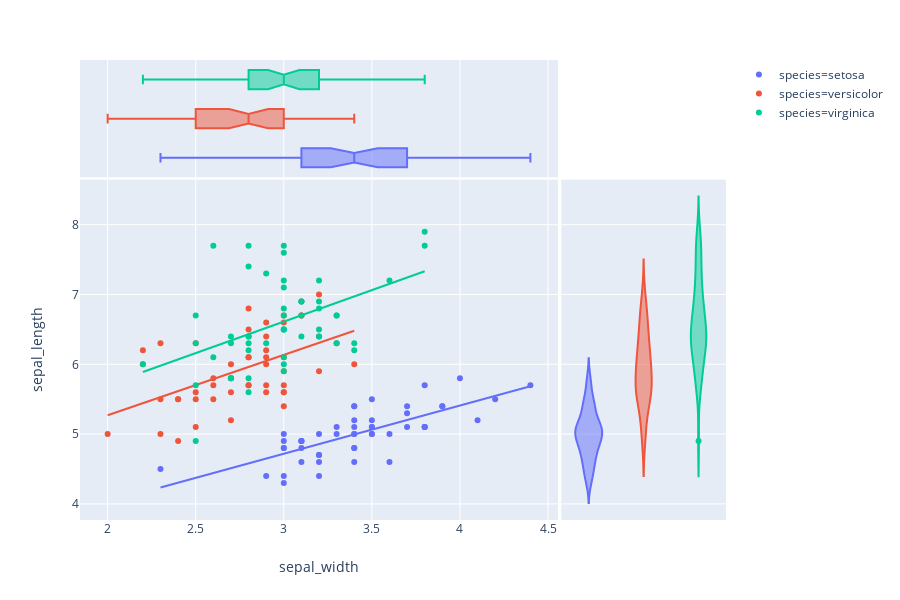

Notebook code for this chart:
### Code cell
px.scatter(iris, x="sepal_width", y="sepal_length", color="species", marginal_y="violin",
           marginal_x="box", trendline="ols")

### Figure 1 — Plotly figure (JSON) as saved in the notebook; plotly's stock layout.template omitted (floating-point values rounded to 4 significant figures)
{"data": [{"hoverlabel": {"namelength": 0}, "hovertemplate": "species=setosa<br>sepal_width=%{x}<br>sepal_length=%{y}", "legendgroup": "species=setosa", "marker": {"color": "#636efa", "symbol": "circle"}, "mode": "markers", "name": "species=setosa", "showlegend": true, "type": "scatter", "uid": "d6a77e46-9533-4464-a12c-a3ba5193a56b", "x": [3.5, 3, 3.2, 3.1, 3.6, 3.9, 3.4, 3.4, 2.9, 3.1, 3.7, 3.4, 3, 3, 4, 4.4, 3.9, 3.5, 3.8, 3.8, 3.4, 3.7, 3.6, 3.3, 3.4, 3, 3.4, 3.5, 3.4, 3.2, 3.1, 3.4, 4.1, 4.2, 3.1, 3.2, 3.5, 3.1, 3, 3.4, 3.5, 2.3, 3.2, 3.5, 3.8, 3, 3.8, 3.2, 3.7, 3.3], "xaxis": "x", "y": [5.1, 4.9, 4.7, 4.6, 5, 5.4, 4.6, 5, 4.4, 4.9, 5.4, 4.8, 4.8, 4.3, 5.8, 5.7, 5.4, 5.1, 5.7, 5.1, 5.4, 5.1, 4.6, 5.1, 4.8, 5, 5, 5.2, 5.2, 4.7, 4.8, 5.4, 5.2, 5.5, 4.9, 5, 5.5, 4.9, 4.4, 5.1, 5, 4.5, 4.4, 5, 5.1, 4.8, 5.1, 4.6, 5.3, 5], "yaxis": "y"}, {"alignmentgroup": "True", "hoverlabel": {"namelength": 0}, "hovertemplate": "species=setosa<br>sepal_width=%{x}", "legendgroup": "species=setosa", "marker": {"color": "#636efa", "symbol": "circle"}, "name": "species=setosa", "notched": true, "offsetgroup": "species=setosa", "showlegend": false, "type": "box", "uid": "b9f361ab-3e5c-48d7-875f-147101dbf744", "x": [3.5, 3, 3.2, 3.1, 3.6, 3.9, 3.4, 3.4, 2.9, 3.1, 3.7, 3.4, 3, 3, 4, 4.4, 3.9, 3.5, 3.8, 3.8, 3.4, 3.7, 3.6, 3.3, 3.4, 3, 3.4, 3.5, 3.4, 3.2, 3.1, 3.4, 4.1, 4.2, 3.1, 3.2, 3.5, 3.1, 3, 3.4, 3.5, 2.3, 3.2, 3.5, 3.8, 3, 3.8, 3.2, 3.7, 3.3], "xaxis": "x", "yaxis": "y2"}, {"alignmentgroup": "True", "hoverlabel": {"namelength": 0}, "hovertemplate": "species=setosa<br>sepal_length=%{y}", "legendgroup": "species=setosa", "marker": {"color": "#636efa", "symbol": "circle"}, "name": "species=setosa", "offsetgroup": "species=setosa", "scalegroup": "y", "showlegend": false, "type": "violin", "uid": "1eb528b2-f292-4aea-a7f7-7b631cce6179", "xaxis": "x2", "y": [5.1, 4.9, 4.7, 4.6, 5, 5.4, 4.6, 5, 4.4, 4.9, 5.4, 4.8, 4.8, 4.3, 5.8, 5.7, 5.4, 5.1, 5.7, 5.1, 5.4, 5.1, 4.6, 5.1, 4.8, 5, 5, 5.2, 5.2, 4.7, 4.8, 5.4, 5.2, 5.5, 4.9, 5, 5.5, 4.9, 4.4, 5.1, 5, 4.5, 4.4, 5, 5.1, 4.8, 5.1, 4.6, 5.3, 5], "yaxis": "y"}, {"hoverlabel": {"namelength": 0}, "hovertemplate": "<b>OLS trendline</b><br>sepal_length = 0.690854 * sepal_width + 2.644660<br>R<sup>2</sup>=0.557681<br><br>species=setosa<br>sepal_width=%{x}<br>sepal_length=%{y} <b>(trend)</b>", "legendgroup": "species=setosa", "marker": {"color": "#636efa", "symbol": "circle"}, "mode": "lines", "name": "species=setosa", "showlegend": false, "type": "scatter", "uid": "66ae6a70-0e51-4375-af72-920291fdd453", "x": [2.3, 2.9, 3, 3, 3, 3, 3, 3, 3.1, 3.1, 3.1, 3.1, 3.1, 3.2, 3.2, 3.2, 3.2, 3.2, 3.3, 3.3, 3.4, 3.4, 3.4, 3.4, 3.4, 3.4, 3.4, 3.4, 3.4, 3.5, 3.5, 3.5, 3.5, 3.5, 3.5, 3.6, 3.6, 3.7, 3.7, 3.7, 3.8, 3.8, 3.8, 3.8, 3.9, 3.9, 4, 4.1, 4.2, 4.4], "xaxis": "x", "y": [4.234, 4.648, 4.717, 4.717, 4.717, 4.717, 4.717, 4.717, 4.786, 4.786, 4.786, 4.786, 4.786, 4.855, 4.855, 4.855, 4.855, 4.855, 4.924, 4.924, 4.994, 4.994, 4.994, 4.994, 4.994, 4.994, 4.994, 4.994, 4.994, 5.063, 5.063, 5.063, 5.063, 5.063, 5.063, 5.132, 5.132, 5.201, 5.201, 5.201, 5.27, 5.27, 5.27, 5.27, 5.339, 5.339, 5.408, 5.477, 5.546, 5.684], "yaxis": "y"}, {"hoverlabel": {"namelength": 0}, "hovertemplate": "species=versicolor<br>sepal_width=%{x}<br>sepal_length=%{y}", "legendgroup": "species=versicolor", "marker": {"color": "#EF553B", "symbol": "circle"}, "mode": "markers", "name": "species=versicolor", "showlegend": true, "type": "scatter", "uid": "a20fcc15-2a7c-47bc-a0f5-a18047fc3118", "x": [3.2, 3.2, 3.1, 2.3, 2.8, 2.8, 3.3, 2.4, 2.9, 2.7, 2, 3, 2.2, 2.9, 2.9, 3.1, 3, 2.7, 2.2, 2.5, 3.2, 2.8, 2.5, 2.8, 2.9, 3, 2.8, 3, 2.9, 2.6, 2.4, 2.4, 2.7, 2.7, 3, 3.4, 3.1, 2.3, 3, 2.5, 2.6, 3, 2.6, 2.3, 2.7, 3, 2.9, 2.9, 2.5, 2.8], "xaxis": "x", "y": [7, 6.4, 6.9, 5.5, 6.5, 5.7, 6.3, 4.9, 6.6, 5.2, 5, 5.9, 6, 6.1, 5.6, 6.7, 5.6, 5.8, 6.2, 5.6, 5.9, 6.1, 6.3, 6.1, 6.4, 6.6, 6.8, 6.7, 6, 5.7, 5.5, 5.5, 5.8, 6, 5.4, 6, 6.7, 6.3, 5.6, 5.5, 5.5, 6.1, 5.8, 5, 5.6, 5.7, 5.7, 6.2, 5.1, 5.7], "yaxis": "y"}, {"alignmentgroup": "True", "hoverlabel": {"namelength": 0}, "hovertemplate": "species=versicolor<br>sepal_width=%{x}", "legendgroup": "species=versicolor", "marker": {"color": "#EF553B", "symbol": "circle"}, "name": "species=versicolor", "notched": true, "offsetgroup": "species=versicolor", "showlegend": false, "type": "box", "uid": "296ab054-946a-4c29-ae55-8e2b44aed923", "x": [3.2, 3.2, 3.1, 2.3, 2.8, 2.8, 3.3, 2.4, 2.9, 2.7, 2, 3, 2.2, 2.9, 2.9, 3.1, 3, 2.7, 2.2, 2.5, 3.2, 2.8, 2.5, 2.8, 2.9, 3, 2.8, 3, 2.9, 2.6, 2.4, 2.4, 2.7, 2.7, 3, 3.4, 3.1, 2.3, 3, 2.5, 2.6, 3, 2.6, 2.3, 2.7, 3, 2.9, 2.9, 2.5, 2.8], "xaxis": "x", "yaxis": "y2"}, {"alignmentgroup": "True", "hoverlabel": {"namelength": 0}, "hovertemplate": "species=versicolor<br>sepal_length=%{y}", "legendgroup": "species=versicolor", "marker": {"color": "#EF553B", "symbol": "circle"}, "name": "species=versicolor", "offsetgroup": "species=versicolor", "scalegroup": "y", "showlegend": false, "type": "violin", "uid": "ebd13cab-3d62-4b5e-93f5-d19a8df297e1", "xaxis": "x2", "y": [7, 6.4, 6.9, 5.5, 6.5, 5.7, 6.3, 4.9, 6.6, 5.2, 5, 5.9, 6, 6.1, 5.6, 6.7, 5.6, 5.8, 6.2, 5.6, 5.9, 6.1, 6.3, 6.1, 6.4, 6.6, 6.8, 6.7, 6, 5.7, 5.5, 5.5, 5.8, 6, 5.4, 6, 6.7, 6.3, 5.6, 5.5, 5.5, 6.1, 5.8, 5, 5.6, 5.7, 5.7, 6.2, 5.1, 5.7], "yaxis": "y"}, {"hoverlabel": {"namelength": 0}, "hovertemplate": "<b>OLS trendline</b><br>sepal_length = 0.865078 * sepal_width + 3.539735<br>R<sup>2</sup>=0.276582<br><br>species=versicolor<br>sepal_width=%{x}<br>sepal_length=%{y} <b>(trend)</b>", "legendgroup": "species=versicolor", "marker": {"color": "#EF553B", "symbol": "circle"}, "mode": "lines", "name": "species=versicolor", "showlegend": false, "type": "scatter", "uid": "9de215d4-6d6f-450f-8dbf-6615d1f27d4e", "x": [2, 2.2, 2.2, 2.3, 2.3, 2.3, 2.4, 2.4, 2.4, 2.5, 2.5, 2.5, 2.5, 2.6, 2.6, 2.6, 2.7, 2.7, 2.7, 2.7, 2.7, 2.8, 2.8, 2.8, 2.8, 2.8, 2.8, 2.9, 2.9, 2.9, 2.9, 2.9, 2.9, 2.9, 3, 3, 3, 3, 3, 3, 3, 3, 3.1, 3.1, 3.1, 3.2, 3.2, 3.2, 3.3, 3.4], "xaxis": "x", "y": [5.27, 5.443, 5.443, 5.529, 5.529, 5.529, 5.616, 5.616, 5.616, 5.702, 5.702, 5.702, 5.702, 5.789, 5.789, 5.789, 5.875, 5.875, 5.875, 5.875, 5.875, 5.962, 5.962, 5.962, 5.962, 5.962, 5.962, 6.048, 6.048, 6.048, 6.048, 6.048, 6.048, 6.048, 6.135, 6.135, 6.135, 6.135, 6.135, 6.135, 6.135, 6.135, 6.221, 6.221, 6.221, 6.308, 6.308, 6.308, 6.394, 6.481], "yaxis": "y"}, {"hoverlabel": {"namelength": 0}, "hovertemplate": "species=virginica<br>sepal_width=%{x}<br>sepal_length=%{y}", "legendgroup": "species=virginica", "marker": {"color": "#00cc96", "symbol": "circle"}, "mode": "markers", "name": "species=virginica", "showlegend": true, "type": "scatter", "uid": "2a11e94f-4e0b-45f7-805a-f810f350b295", "x": [3.3, 2.7, 3, 2.9, 3, 3, 2.5, 2.9, 2.5, 3.6, 3.2, 2.7, 3, 2.5, 2.8, 3.2, 3, 3.8, 2.6, 2.2, 3.2, 2.8, 2.8, 2.7, 3.3, 3.2, 2.8, 3, 2.8, 3, 2.8, 3.8, 2.8, 2.8, 2.6, 3, 3.4, 3.1, 3, 3.1, 3.1, 3.1, 2.7, 3.2, 3.3, 3, 2.5, 3, 3.4, 3], "xaxis": "x", "y": [6.3, 5.8, 7.1, 6.3, 6.5, 7.6, 4.9, 7.3, 6.7, 7.2, 6.5, 6.4, 6.8, 5.7, 5.8, 6.4, 6.5, 7.7, 7.7, 6, 6.9, 5.6, 7.7, 6.3, 6.7, 7.2, 6.2, 6.1, 6.4, 7.2, 7.4, 7.9, 6.4, 6.3, 6.1, 7.7, 6.3, 6.4, 6, 6.9, 6.7, 6.9, 5.8, 6.8, 6.7, 6.7, 6.3, 6.5, 6.2, 5.9], "yaxis": "y"}, {"alignmentgroup": "True", "hoverlabel": {"namelength": 0}, "hovertemplate": "species=virginica<br>sepal_width=%{x}", "legendgroup": "species=virginica", "marker": {"color": "#00cc96", "symbol": "circle"}, "name": "species=virginica", "notched": true, "offsetgroup": "species=virginica", "showlegend": false, "type": "box", "uid": "5267cac3-c1e2-4646-aa98-fe386e9d709a", "x": [3.3, 2.7, 3, 2.9, 3, 3, 2.5, 2.9, 2.5, 3.6, 3.2, 2.7, 3, 2.5, 2.8, 3.2, 3, 3.8, 2.6, 2.2, 3.2, 2.8, 2.8, 2.7, 3.3, 3.2, 2.8, 3, 2.8, 3, 2.8, 3.8, 2.8, 2.8, 2.6, 3, 3.4, 3.1, 3, 3.1, 3.1, 3.1, 2.7, 3.2, 3.3, 3, 2.5, 3, 3.4, 3], "xaxis": "x", "yaxis": "y2"}, {"alignmentgroup": "True", "hoverlabel": {"namelength": 0}, "hovertemplate": "species=virginica<br>sepal_length=%{y}", "legendgroup": "species=virginica", "marker": {"color": "#00cc96", "symbol": "circle"}, "name": "species=virginica", "offsetgroup": "species=virginica", "scalegroup": "y", "showlegend": false, "type": "violin", "uid": "519504e9-ae56-4fb7-9348-e12dd637b302", "xaxis": "x2", "y": [6.3, 5.8, 7.1, 6.3, 6.5, 7.6, 4.9, 7.3, 6.7, 7.2, 6.5, 6.4, 6.8, 5.7, 5.8, 6.4, 6.5, 7.7, 7.7, 6, 6.9, 5.6, 7.7, 6.3, 6.7, 7.2, 6.2, 6.1, 6.4, 7.2, 7.4, 7.9, 6.4, 6.3, 6.1, 7.7, 6.3, 6.4, 6, 6.9, 6.7, 6.9, 5.8, 6.8, 6.7, 6.7, 6.3, 6.5, 6.2, 5.9], "yaxis": "y"}, {"hoverlabel": {"namelength": 0}, "hovertemplate": "<b>OLS trendline</b><br>sepal_length = 0.901534 * sepal_width + 3.906836<br>R<sup>2</sup>=0.209057<br><br>species=virginica<br>sepal_width=%{x}<br>sepal_length=%{y} <b>(trend)</b>", "legendgroup": "species=virginica", "marker": {"color": "#00cc96", "symbol": "circle"}, "mode": "lines", "name": "species=virginica", "showlegend": false, "type": "scatter", "uid": "2bdfecc0-aff8-42c9-9666-905a87bcfb85", "x": [2.2, 2.5, 2.5, 2.5, 2.5, 2.6, 2.6, 2.7, 2.7, 2.7, 2.7, 2.8, 2.8, 2.8, 2.8, 2.8, 2.8, 2.8, 2.8, 2.9, 2.9, 3, 3, 3, 3, 3, 3, 3, 3, 3, 3, 3, 3, 3.1, 3.1, 3.1, 3.1, 3.2, 3.2, 3.2, 3.2, 3.2, 3.3, 3.3, 3.3, 3.4, 3.4, 3.6, 3.8, 3.8], "xaxis": "x", "y": [5.89, 6.161, 6.161, 6.161, 6.161, 6.251, 6.251, 6.341, 6.341, 6.341, 6.341, 6.431, 6.431, 6.431, 6.431, 6.431, 6.431, 6.431, 6.431, 6.521, 6.521, 6.611, 6.611, 6.611, 6.611, 6.611, 6.611, 6.611, 6.611, 6.611, 6.611, 6.611, 6.611, 6.702, 6.702, 6.702, 6.702, 6.792, 6.792, 6.792, 6.792, 6.792, 6.882, 6.882, 6.882, 6.972, 6.972, 7.152, 7.333, 7.333], "yaxis": "y"}], "layout": {"height": 600, "legend": {"tracegroupgap": 0}, "margin": {"t": 60}, "xaxis": {"domain": [0, 0.74], "showgrid": true, "title": {"text": "sepal_width"}}, "xaxis2": {"domain": [0.745, 1], "showticklabels": false}, "yaxis": {"domain": [0, 0.74], "showgrid": true, "title": {"text": "sepal_length"}}, "yaxis2": {"domain": [0.745, 1], "showticklabels": false}}}
